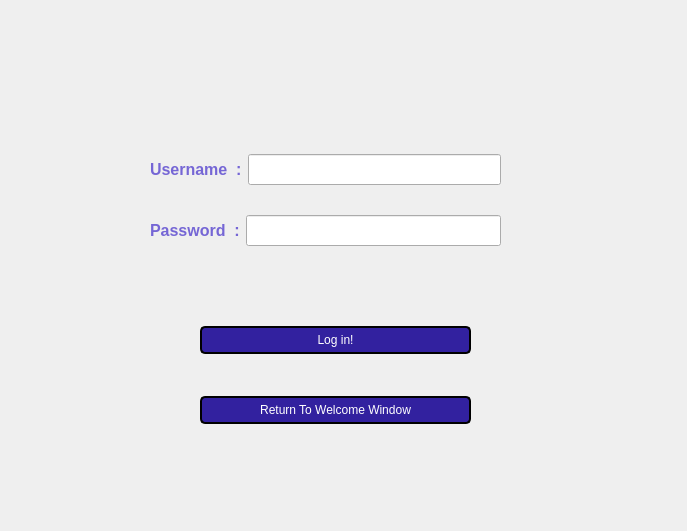
<?xml version="1.0" encoding="UTF-8"?>
<ui version="4.0">
 <class>Sign_In_Up</class>
 <widget class="QDialog" name="Sign_In_Up">
  <property name="geometry">
   <rect>
    <x>0</x>
    <y>0</y>
    <width>687</width>
    <height>531</height>
   </rect>
  </property>
  <property name="windowTitle">
   <string>Dialog</string>
  </property>
  <widget class="QWidget" name="layoutWidget_2">
   <property name="geometry">
    <rect>
     <x>200</x>
     <y>290</y>
     <width>271</width>
     <height>171</height>
    </rect>
   </property>
   <layout class="QVBoxLayout" name="verticalLayout">
    <item>
     <widget class="QPushButton" name="PB_Login">
      <property name="styleSheet">
       <string notr="true">QPushButton {
    background-color: #32219F;
    color: white;
    border: 2px solid black;
    border-radius: 5px;
    padding: 5px;
}

QPushButton:hover {
    background-color: lightblue;
}
QPushButton:pressed {
    background-color: navy;
    color: lightblue;
}</string>
      </property>
      <property name="text">
       <string>Log in!</string>
      </property>
     </widget>
    </item>
    <item>
     <widget class="QPushButton" name="pushButton">
      <property name="styleSheet">
       <string notr="true">QPushButton {
    background-color: #32219F;
    color: white;
    border: 2px solid black;
    border-radius: 5px;
    padding: 5px;
}

QPushButton:hover {
    background-color: lightblue;
}
QPushButton:pressed {
    background-color: navy;
    color: lightblue;
}</string>
      </property>
      <property name="text">
       <string>Return To Welcome Window</string>
      </property>
     </widget>
    </item>
   </layout>
  </widget>
  <widget class="QWidget" name="">
   <property name="geometry">
    <rect>
     <x>150</x>
     <y>130</y>
     <width>351</width>
     <height>141</height>
    </rect>
   </property>
   <layout class="QVBoxLayout" name="verticalLayout_2">
    <item>
     <layout class="QHBoxLayout" name="horizontalLayout">
      <item>
       <widget class="QLabel" name="Username">
        <property name="styleSheet">
         <string notr="true">QLabel {
    color: #7566D5;
    font-size: 16px;
    font-weight: bold;
    font-family: Arial, sans-serif; /* Example font family */
	 qproperty-alignment: AlignCenter;
}
</string>
        </property>
        <property name="text">
         <string>Username  :</string>
        </property>
       </widget>
      </item>
      <item>
       <widget class="QLineEdit" name="UsernameInput">
        <property name="font">
         <font>
          <pointsize>14</pointsize>
          <bold>true</bold>
         </font>
        </property>
       </widget>
      </item>
     </layout>
    </item>
    <item>
     <layout class="QHBoxLayout" name="horizontalLayout_2">
      <item>
       <widget class="QLabel" name="label_2">
        <property name="styleSheet">
         <string notr="true">QLabel {
    color: #7566D5;
    font-size: 16px;
    font-weight: bold;
    font-family: Arial, sans-serif; /* Example font family */
	 qproperty-alignment: AlignCenter;
}
</string>
        </property>
        <property name="text">
         <string>Password  :</string>
        </property>
       </widget>
      </item>
      <item>
       <widget class="QLineEdit" name="passwordinput">
        <property name="font">
         <font>
          <pointsize>14</pointsize>
          <bold>true</bold>
         </font>
        </property>
        <property name="echoMode">
         <enum>QLineEdit::Password</enum>
        </property>
       </widget>
      </item>
     </layout>
    </item>
   </layout>
  </widget>
 </widget>
 <resources/>
 <connections/>
</ui>
